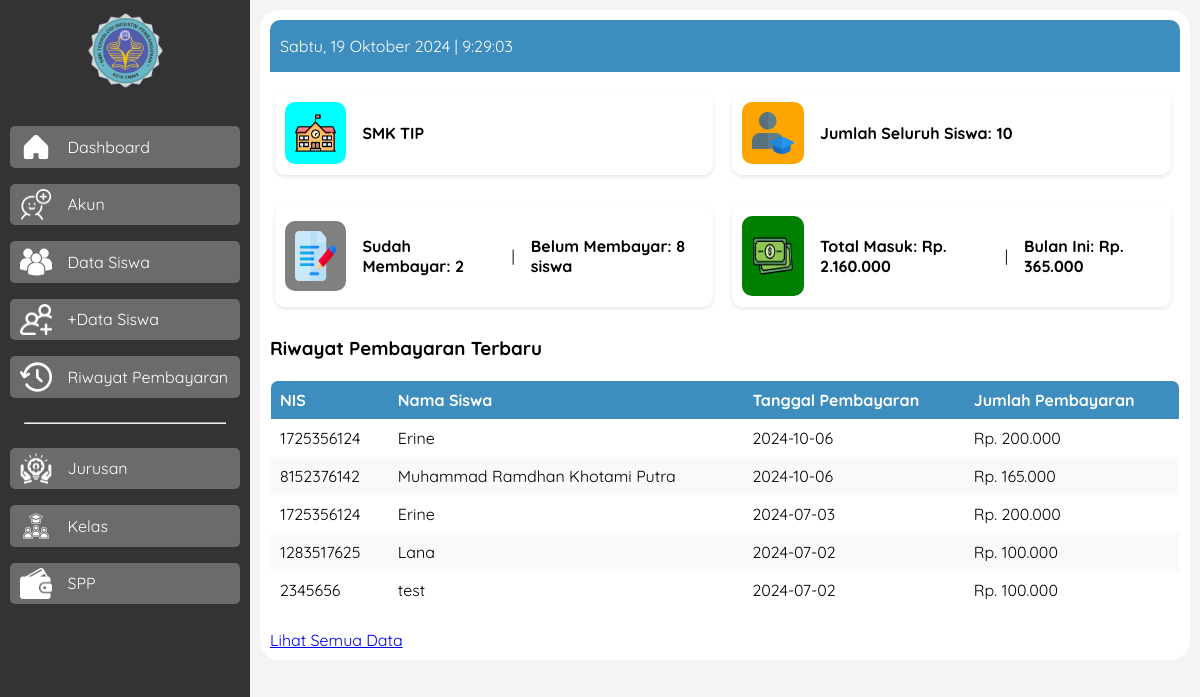
/dashboard/dashboard_admin.php, run on the app's committed database.
### tables this page shows
CREATE TABLE `pembayaran` (
  `id_pembayaran` int(11) NOT NULL,
  `nis` varchar(100) DEFAULT NULL,
  `nama` varchar(100) DEFAULT NULL,
  `harga` int(11) DEFAULT NULL,
  `tgl` date DEFAULT NULL,
  `id_spp` int(11) NOT NULL
);

### dashboard/dashboard_admin.php (the view, shortened to what this page needs)
<!DOCTYPE html>
<html lang="en">
<head>
    <link rel="stylesheet" href="style_dashboard.css">
</head>
<body>
    <?php
$host = "localhost";
$user = "root";
$pw = "";
$db = "spp";
$koneksi = mysqli_connect($host, $user, $pw, $db);
$query_sudah_bayar_bulan_ini = "SELECT COUNT(*) AS total FROM pembayaran WHERE MONTH(tgl) = MONTH(CURRENT_DATE())";
$result_sudah_bayar_bulan_ini = mysqli_query($koneksi, $query_sudah_bayar_bulan_ini);
$row_sudah_bayar_bulan_ini = mysqli_fetch_assoc($result_sudah_bayar_bulan_ini);
$jumlah_sudah_bayar_bulan_ini = $row_sudah_bayar_bulan_ini['total'];
$query_belum_bayar_bulan_ini = "SELECT COUNT(*) AS total FROM data_siswa WHERE nis NOT IN (SELECT nis FROM pembayaran WHERE MONTH(tgl) = MONTH(CURRENT_DATE()))";
$result_belum_bayar_bulan_ini = mysqli_query($koneksi, $query_belum_bayar_bulan_ini);
$row_belum_bayar_bulan_ini = mysqli_fetch_assoc($result_belum_bayar_bulan_ini);
$jumlah_belum_bayar_bulan_ini = $row_belum_bayar_bulan_ini['total'];
$query_total_siswa = "SELECT COUNT(*) AS total FROM data_siswa";
$result_total_siswa = mysqli_query($koneksi, $query_total_siswa);
$row_total_siswa = mysqli_fetch_assoc($result_total_siswa);
$jumlah_total_siswa = $row_total_siswa['total'];
$query_riwayat_pembayaran = "SELECT * FROM pembayaran ORDER BY tgl DESC LIMIT 5";
$result_riwayat_pembayaran = mysqli_query($koneksi, $query_riwayat_pembayaran);
$query_total_uang = "SELECT SUM(harga) AS total_uang FROM pembayaran";
$result_total_uang = mysqli_query($koneksi, $query_total_uang);
$data_total_uang = mysqli_fetch_assoc($result_total_uang);
$total_uang = $data_total_uang['total_uang'];
$query_uang_bulan_ini = "SELECT SUM(harga) AS uang_bulan_ini FROM pembayaran WHERE MONTH(tgl) = MONTH(CURRENT_DATE())";
$result_uang_bulan_ini = mysqli_query($koneksi, $query_uang_bulan_ini);
$data_uang_bulan_ini = mysqli_fetch_assoc($result_uang_bulan_ini);
$uang_bulan_ini = $data_uang_bulan_ini['uang_bulan_ini'];
?>
<div class="sidebar">
    <div class="sb-head">
        <img src="../asset/ti.png" alt="" srcset="">
    </div>
    <ul>
    <a href="../dashboard/dashboard_admin.php">
            <li><img src="../asset/home.png" alt="" srcset="">Dashboard</li>
        </a>
        <a href="../menu/add_akun.php">
            <li><img src="../asset/add-user.png" alt="" srcset="">Akun</li>
        </a>
        <a href="../menu/data_siswa.php">
            <li><img src="../asset/siswa.png" alt="" srcset="">Data Siswa</li>
        </a>
        <a href="../menu/add_siswa.php">
            <li><img src="../asset/add-group.png" alt="" srcset="">+Data Siswa</li>
        </a>
        <a href="../menu/riwayat.php">
            <li><img src="../asset/history.png" alt="" srcset="">Riwayat Pembayaran</li>
        </a>
        <hr>
        <a href="../menu/menu-jurusan.php">
            <li><img src="../asset/future.png" alt="" srcset="">Jurusan</li>
        </a>
        <a href="../menu/kelas.php">
            <li><img src="../asset/group-class.png" alt="" srcset="">Kelas</li>
        </a>
        <a href="../menu/spp.php">
            <li><img src="../asset/wallet.png" alt="" srcset="">SPP</li>
        </a>
    </ul>
</div>
    <main>
            <div class="container">
                <div class="summary">
                <div class="summary-header">
                    <?php
                    $hariIndonesia = array('Minggu', 'Senin', 'Selasa', 'Rabu', 'Kamis', 'Jumat', 'Sabtu');
                    $bulanIndonesia = array(1 => 'Januari', 'Februari', 'Maret', 'April', 'Mei', 'Juni', 'Juli', 'Agustus', 'September', 'Oktober', 'November', 'Desember');
                    $hari = $hariIndonesia[date('w')];
                    $tanggal = date('d');
                    $bulan = $bulanIndonesia[date('n')];
                    $tahun = date('Y');
                    echo "<p> $hari, $tanggal $bulan $tahun | <span id='jam'></span></p>";
                    ?>
                </div>
                    <div class="child-summary">
                        <img src="../asset/school.png" alt="" class="img-school">
                        <h4>SMK TIP</h4>
                    </div>
                    <div class="child-summary">
                        <img src="../asset/student.png" alt="" class="img-student">
                        <h4>Jumlah Seluruh Siswa: <?= $jumlah_total_siswa ?></h4>
                    </div>
                    <div class="child-summary">
                        <img src="../asset/contract.png" alt="" class="img-contract">
                        <h4> Sudah Membayar: <?= $jumlah_sudah_bayar_bulan_ini ?></li></h4> |
                            <h4> Belum Membayar: <?= $jumlah_belum_bayar_bulan_ini ?> siswa</h4>
                    </div>
                    <div class="child-summary">
                        <img src="../asset/money-warna.png" alt="" class="img-money">
                        <?php
                        echo "<h4>Total Masuk: Rp. " . number_format($total_uang, 0, ',', '.') . "</h4>";
                        echo "|";
                        echo "<h4>Bulan Ini: Rp. " . number_format($uang_bulan_ini, 0, ',', '.') . "</h4>";
                        ?>
                    </div>
                </div>
                <div class="payment-history">
                    <h3>Riwayat Pembayaran Terbaru</h3>
                    <table>
                        <thead>
                            <tr>
                                <th>NIS</th>
                                <th>Nama Siswa</th>
                                <th>Tanggal Pembayaran</th>
                                <th>Jumlah Pembayaran</th>
                            </tr>
                        </thead>
                        <tbody>
                            <?php while ($row = mysqli_fetch_assoc($result_riwayat_pembayaran)) : ?>
                            <tr class="payment-item">
                                <td><?= $row['nis'] ?></td>
                                <td><?= $row['nama'] ?></td>
                                <td><?= $row['tgl'] ?></td>
                                <td>Rp. <?= number_format($row['harga'], 0, ',', '.') ?></td>
                            </tr>
                            <?php endwhile; ?>
                        </tbody>
                    </table>
                    <br>
                    <a href="../menu/riwayat.php">Lihat Semua Data</a>
                </div>
            </div>
    </main>
</body>
</html>
</html>
</html>

### dashboard/style_dashboard.css (style rules this page uses)
body { font-family: 'Quicksand', sans-serif; margin: 0; padding: 0; height: 100%; display: flex; background-color: #f4f4f4; }
.sidebar { width: 250px; background-color: #333; position: fixed; top: 0; left: 0; height: 100%; overflow-y: auto; }
.sidebar .sb-head { width: 100%; height: 100px; display: flex; align-items: center; justify-content: center; }
.sb-head img { width: 30%; }
.sidebar ul { display: grid; gap: 1em; padding: 10px; }
.sidebar ul a { list-style: none; text-decoration: none; background-color: rgb(107, 107, 107); color: white; border-radius: 5px; transition: .3s; }
.sidebar ul a li { display: flex; align-items: center; gap: 1em; padding: 5px 10px 5px 10px; }
.sidebar ul a li img { width: 15%; filter: invert(100%); }
.sidebar hr { width: 200px; }
main { margin-left: 250px; padding: 10px; flex-grow: 1; background-color: #f4f4f4; }
.container { background-color: white; padding: 10px; border-radius: 20px; }
.summary { display: flex; flex-wrap: wrap; gap: 10px; }
.summary-header { background-color: #3D8DBE; width: 100%; border-top-left-radius: 10px; border-top-right-radius: 10px; color: white; display: flex; justify-content: space-between; padding-right: 20px; }
.summary-header p { color: white; margin-left: 10px; }
.child-summary { display: flex; align-items: center; gap: 1em; width: 46%; margin: 10px 0.5%; border-radius: 10px; box-shadow: 0px 2px 4px rgba(0, 0, 0, 0.1); padding: 10px; }
.child-summary img { border-radius: 10px; }
.img-school { width: 10%; background-color: cyan; padding: 10px; }
.img-student { width: 10%; background-color: orange; padding: 10px; }
.img-contract { width: 10%; height: 50px; background-color: #808080; padding: 10px; }
.img-money { width: 10%; height: 60px; background-color: green; padding: 10px; }
table { width: 100%; border-collapse: separate; border-spacing: 0; margin-top: 20px; border-radius: 8px; overflow: hidden; }
table, th, td { border: 1px solid transparent; }
th, td { text-align: left; padding: 8px; }
th { background-color: #3D8DBE; color: white; }
tr:nth-child(even) { background-color: #f9f9f9; }

### data on the page
pembayaran: nis "1725356124", nama "Erine", tgl "2024-10-06", harga "200.000"
pembayaran: nis "8152376142", nama "Muhammad Ramdhan Khotami Putra", tgl "2024-10-06", harga "165.000"
pembayaran: nis "1725356124", nama "Erine", tgl "2024-07-03", harga "200.000"
pembayaran: nis "1283517625", nama "Lana", tgl "2024-07-02", harga "100.000"
pembayaran: nis "2345656", nama "test", tgl "2024-07-02", harga "100.000"

### other printed values
$jumlah_total_siswa "10"
$jumlah_sudah_bayar_bulan_ini "2"
$jumlah_belum_bayar_bulan_ini "8"
$total_uang "2.160.000"
$uang_bulan_ini "365.000"
